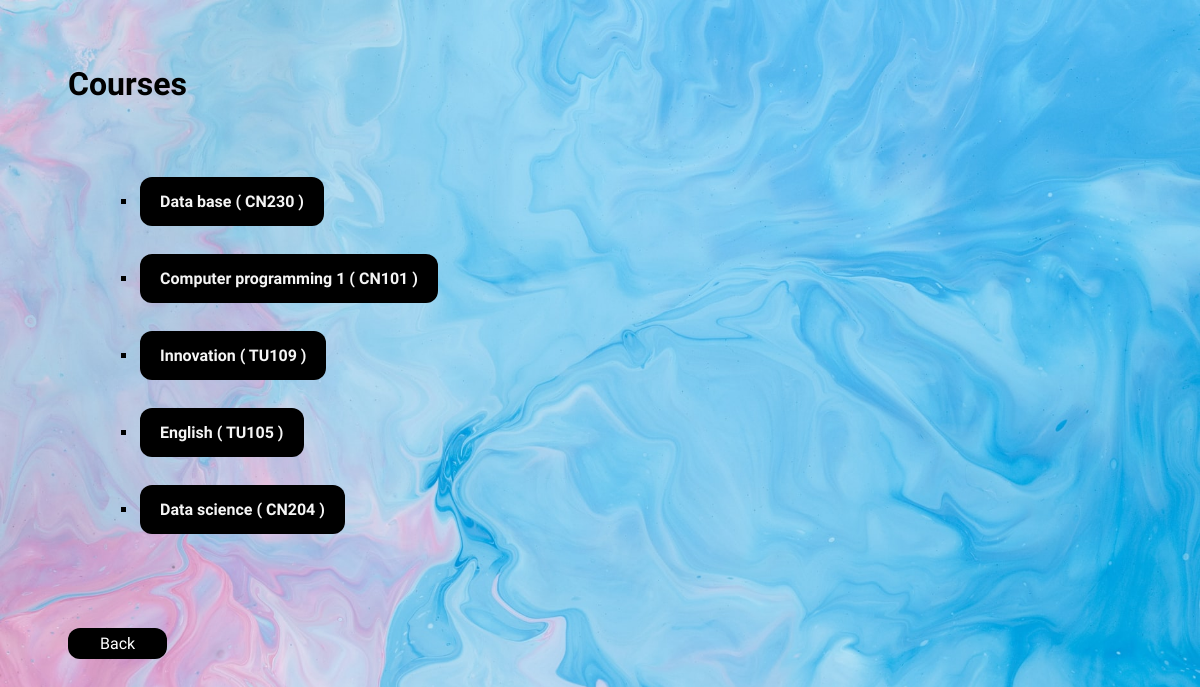
/course/ (signed in), run on the app's committed database.
### course/models.py (models this page shows, shortened)
class Course(models.Model):
    code = models.CharField(max_length=5)
    name = models.CharField(max_length = 64)
    semester = models.IntegerField()
    year = models.IntegerField()
    amount = models.IntegerField()
    status = models.BooleanField()
    registered = models.ManyToManyField(Student,blank = True)
    def __str__(self):
        return f"{self.name} ( {self.code} )"

### course/views.py (the view)
# urls.py: urlpatterns = [path("", views.index, name="index"),
def index(request) :
    if request.user.is_authenticated:
        return render(request, "course/index.html", {
            "courses": Course.objects.all()
        })
    else:
        return HttpResponseRedirect(reverse("users:login"))

### course/templates/course/index.html
{% extends "course/layout.html" %}
{% block body %}
    <h1>Courses</h1>
    <ul>
        {% for course in courses %}
            <li><b><a href='{%url "course:course" course.id %}' class = 'button1'><span>{{course}}</span></a></b></li>
        {% endfor %}
    </ul>
    <a href='{%url "users:index" %}' class="button">Back</a>
{% endblock %}

### data on the page
Course: name+code "Data base ( CN230 )"
Course: name+code "Computer programming 1 ( CN101 )"
Course: name+code "Innovation ( TU109 )"
Course: name+code "English ( TU105 )"
Course: name+code "Data science ( CN204 )"
